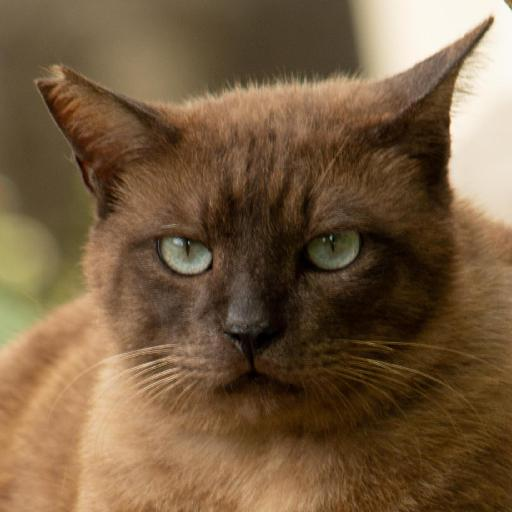
#> input picture data/raw/cat/flickr_cat_000245.jpg, 512 x 512 px
$ python -i features.py   (imports and definitions only)
#> lines starting #> are read from the running program, lines starting #| are printed output that depends on the picture
"""Trích chọn đặc trưng LBP (uniform) + histogram lưới 4×4, hỗ trợ đa vùng."""

from __future__ import annotations

from pathlib import Path

import numpy as np
from PIL import Image
from skimage.exposure import equalize_adapthist
from skimage.feature import local_binary_pattern

import config


def _n_bins() -> int:
    """Số bin histogram cho uniform LBP với P điểm."""
    return config.LBP_P + 2


def _single_region_dim() -> int:
    gh, gw = config.LBP_GRID
    return _n_bins() * gh * gw


def num_patches() -> int:
    """Số vùng trích đặc trưng khi bật MULTI_PATCH."""
    if not config.MULTI_PATCH:
        return 1
    # full + 4 quadrants + center
    return 6


def feature_dim() -> int:
    """Chiều vector đặc trưng."""
    return num_patches() * _single_region_dim()


def _apply_clahe(gray: np.ndarray) -> np.ndarray:
    if not config.USE_CLAHE:
        return gray
    # clip_limit nhỏ tránh nhiễu quá mức trên ảnh đồng cỏ
    enhanced = equalize_adapthist(gray, clip_limit=0.02)
    return enhanced.astype(np.float32)


def preprocess_image(path: str | Path) -> np.ndarray:
    """
    Đọc ảnh → resize IMAGE_SIZE → grayscale [0, 1] → CLAHE (tùy cấu hình).
    """
#> called with path = '../data/raw/cat/flickr_cat_000245.jpg'
    with Image.open(path) as img:
#> img is the input picture: PIL image 512x512 RGB; mean R, G, B 118, 92.5, 63.8
        img = img.convert("L")
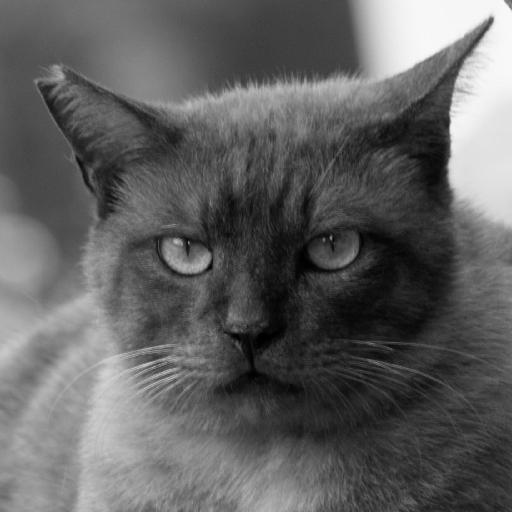
#> img: PIL image 512x512 L; min 0, max 254, mean 96.9
        img = img.resize(config.IMAGE_SIZE, Image.Resampling.LANCZOS)
#> img: PIL image 224x224 L
        arr = np.asarray(img, dtype=np.float32) / 255.0
    return _apply_clahe(arr)
#> in _apply_clahe, `enhanced = equalize_adapthist(gray, clip_limit=0.02)`:
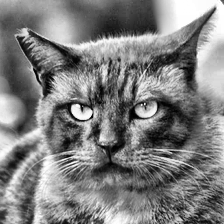
#> enhanced: shape (224, 224) float32; min 0, max 1, mean 0.499


def _resize_region(region: np.ndarray, size: tuple[int, int]) -> np.ndarray:
    """Resize một vùng cắt về kích thước chuẩn cho LBP."""
    if region.size == 0:
        raise ValueError("Vùng ảnh rỗng")
    pil = Image.fromarray((np.clip(region, 0, 1) * 255).astype(np.uint8), mode="L")
    pil = pil.resize(size, Image.Resampling.LANCZOS)
    return np.asarray(pil, dtype=np.float32) / 255.0


def iter_patch_regions(gray: np.ndarray) -> list[np.ndarray]:
    """
    Sinh các vùng: toàn ảnh, 4 góc, 60% vùng giữa.
    Phù hợp ảnh bầy đàn / chụp xa (động vật có thể nằm rải khắp khung).
    """
    if not config.MULTI_PATCH:
        return [gray]

    h, w = gray.shape
#> h = 224; w = 224
    mid_h, mid_w = h // 2, w // 2
#> mid_h = 112; mid_w = 112
    margin_h, margin_w = int(h * 0.2), int(w * 0.2)
#> margin_h = 44; margin_w = 44

    return [
        gray,
        gray[0:mid_h, 0:mid_w],
        gray[0:mid_h, mid_w:w],
        gray[mid_h:h, 0:mid_w],
        gray[mid_h:h, mid_w:w],
        gray[margin_h : h - margin_h, margin_w : w - margin_w],
    ]


def lbp_histogram_grid(gray: np.ndarray) -> np.ndarray:
    """
    Tính LBP uniform (P, R) rồi histogram mật độ trên lưới LBP_GRID.
    """
    p, r = config.LBP_P, config.LBP_R
    gh, gw = config.LBP_GRID
    n_bins = _n_bins()

    # LBP ổn định hơn trên ảnh uint8
    gray_u8 = (np.clip(gray, 0.0, 1.0) * 255).astype(np.uint8)
    lbp = local_binary_pattern(gray_u8, P=p, R=r, method=config.LBP_METHOD)
    h, w = lbp.shape
    cell_h, cell_w = h // gh, w // gw

    if cell_h == 0 or cell_w == 0:
        raise ValueError(
            f"Kích thước ảnh {gray.shape} quá nhỏ cho lưới {config.LBP_GRID}"
        )

    parts: list[np.ndarray] = []
    for i in range(gh):
        for j in range(gw):
            y0, y1 = i * cell_h, (i + 1) * cell_h
            x0, x1 = j * cell_w, (j + 1) * cell_w
            cell = lbp[y0:y1, x0:x1]
            hist, _ = np.histogram(
                cell.ravel(),
                bins=n_bins,
                range=(0, n_bins),
                density=True,
            )
            parts.append(hist.astype(np.float32))

    return np.concatenate(parts)


def extract_features_from_gray(gray: np.ndarray) -> np.ndarray:
    """Trích vector đặc trưng từ ảnh xám đã preprocess."""
    vectors: list[np.ndarray] = []
    target_size = (
        config.IMAGE_SIZE if not config.MULTI_PATCH else config.PATCH_LBP_SIZE
    )

    for region in iter_patch_regions(gray):
        if region.shape[0] < 8 or region.shape[1] < 8:
            vectors.append(np.zeros(_single_region_dim(), dtype=np.float32))
            continue
        if config.MULTI_PATCH or region.shape != config.IMAGE_SIZE:
            region = _resize_region(region, target_size)
        vectors.append(lbp_histogram_grid(region))
#> this loop made 6 passes
#> pass 1, in _resize_region, `pil = pil.resize(size, Image.Resampling.LANCZOS)`:
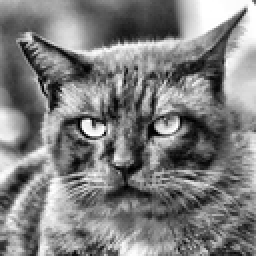
#> pil: PIL image 128x128 L (shown 2 times larger); min 0, max 255, mean 126.7
#> pass 1, in lbp_histogram_grid, `lbp = local_binary_pattern(gray_u8, P=p, R=r, method=config.LBP_METHOD)`:
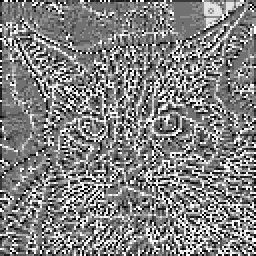
#> lbp: shape (128, 128) float64 (shown 2 times larger); min 0, max 9, mean 4.59; drawn with min black and max white
#> after the loop, vectors = 6 items

    return np.concatenate(vectors)


def extract_features_from_path(path: str | Path) -> np.ndarray:
    """Pipeline đầy đủ cho một file ảnh."""
    gray = preprocess_image(path)
    return extract_features_from_gray(gray)

>>> result = extract_features_from_path('../data/raw/cat/flickr_cat_000245.jpg')
#> result = 960 values, max 0.459 at index 484, min 0.00684 at index 340, mean 0.1

$ run again, on data/raw/cat/flickr_cat_000262.jpg
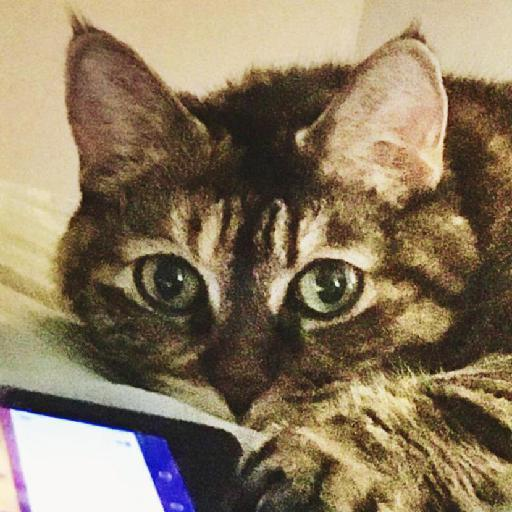
#> input picture data/raw/cat/flickr_cat_000262.jpg, 512 x 512 px
#> in preprocess_image, img is the input picture: PIL image 512x512 RGB; mean R, G, B 137.7, 120.9, 95.3
#> in iter_patch_regions, `h, w = gray.shape`: h = 224
#> mid_h = 112
#> margin_h = 44
#> the loop in extract_features_from_gray, `for region in iter_patch_regions(gray):` made 6 passes
#> pass 1, in _resize_region, `pil = pil.resize(size, Image.Resampling.LANCZOS)`:
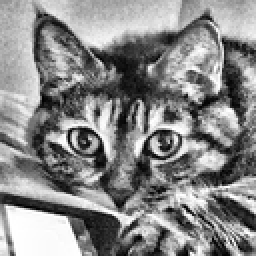
#> pil: PIL image 128x128 L (shown 2 times larger); min 0, max 255, mean 135.8
#> pass 1, in lbp_histogram_grid, `lbp = local_binary_pattern(gray_u8, P=p, R=r, method=config.LBP_METHOD)`:
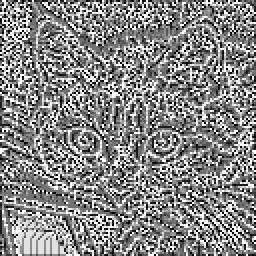
#> lbp: shape (128, 128) float64 (shown 2 times larger); min 0, max 9, mean 4.75; drawn with min black and max white
#> after the loop in extract_features_from_gray, `for region in iter_patch_regions(gray):`: vectors = 6 items
#> result = 960 values, max 0.64 at index 618, min 0.000977 at index 610, mean 0.1

$ run again, on data/raw/cat/flickr_cat_000272.jpg
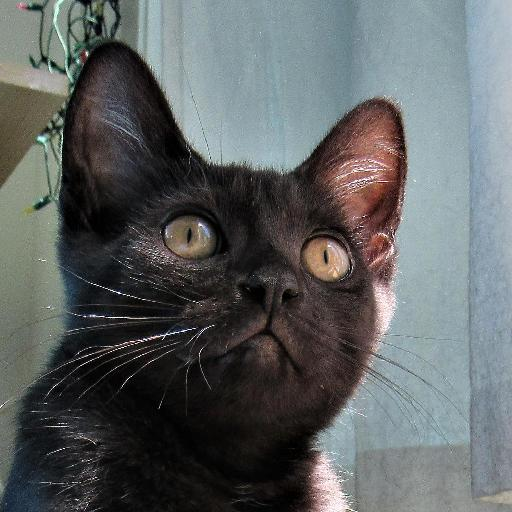
#> input picture data/raw/cat/flickr_cat_000272.jpg, 512 x 512 px
#> in preprocess_image, img is the input picture: PIL image 512x512 RGB; mean R, G, B 93.9, 97.9, 98.4
#> in iter_patch_regions, `h, w = gray.shape`: h = 224
#> mid_h = 112
#> margin_h = 44
#> the loop in extract_features_from_gray, `for region in iter_patch_regions(gray):` made 6 passes
#> pass 1, in _resize_region, `pil = pil.resize(size, Image.Resampling.LANCZOS)`:
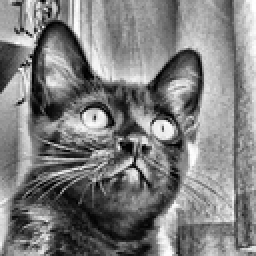
#> pil: PIL image 128x128 L (shown 2 times larger); min 0, max 255, mean 126.6
#> pass 1, in lbp_histogram_grid, `lbp = local_binary_pattern(gray_u8, P=p, R=r, method=config.LBP_METHOD)`:
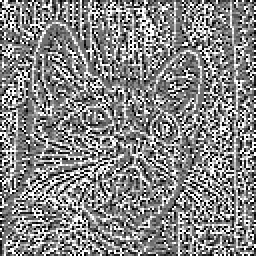
#> lbp: shape (128, 128) float64 (shown 2 times larger); min 0, max 9, mean 4.73; drawn with min black and max white
#> after the loop in extract_features_from_gray, `for region in iter_patch_regions(gray):`: vectors = 6 items
#> result = 960 values, max 0.26 at index 174, min 0.0293 at index 542, mean 0.1

$ run again, on data/raw/cat/flickr_cat_000409.jpg
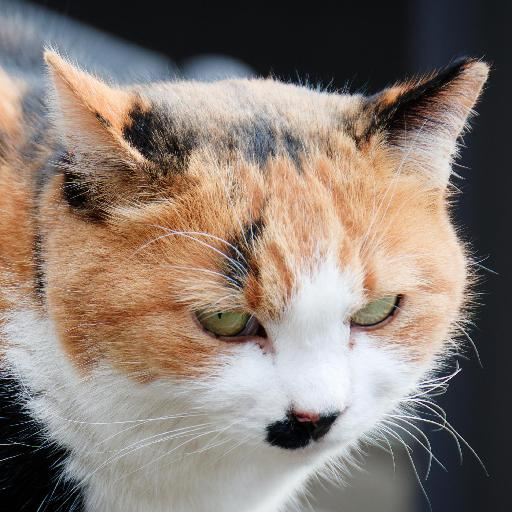
#> input picture data/raw/cat/flickr_cat_000409.jpg, 512 x 512 px
#> in preprocess_image, img is the input picture: PIL image 512x512 RGB; mean R, G, B 136.2, 123, 114.1
#> in iter_patch_regions, `h, w = gray.shape`: h = 224
#> mid_h = 112
#> margin_h = 44
#> the loop in extract_features_from_gray, `for region in iter_patch_regions(gray):` made 6 passes
#> pass 1, in _resize_region, `pil = pil.resize(size, Image.Resampling.LANCZOS)`:
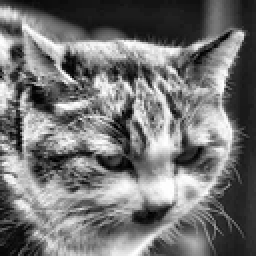
#> pil: PIL image 128x128 L (shown 2 times larger); min 0, max 255, mean 116.1
#> pass 1, in lbp_histogram_grid, `lbp = local_binary_pattern(gray_u8, P=p, R=r, method=config.LBP_METHOD)`:
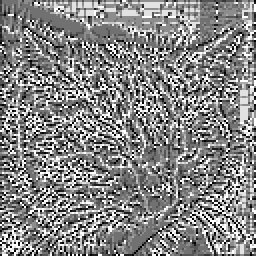
#> lbp: shape (128, 128) float64 (shown 2 times larger); min 0, max 9, mean 4.72; drawn with min black and max white
#> after the loop in extract_features_from_gray, `for region in iter_patch_regions(gray):`: vectors = 6 items
#> result = 960 values, max 0.444 at index 328, min 0.00195 at index 322, mean 0.1
